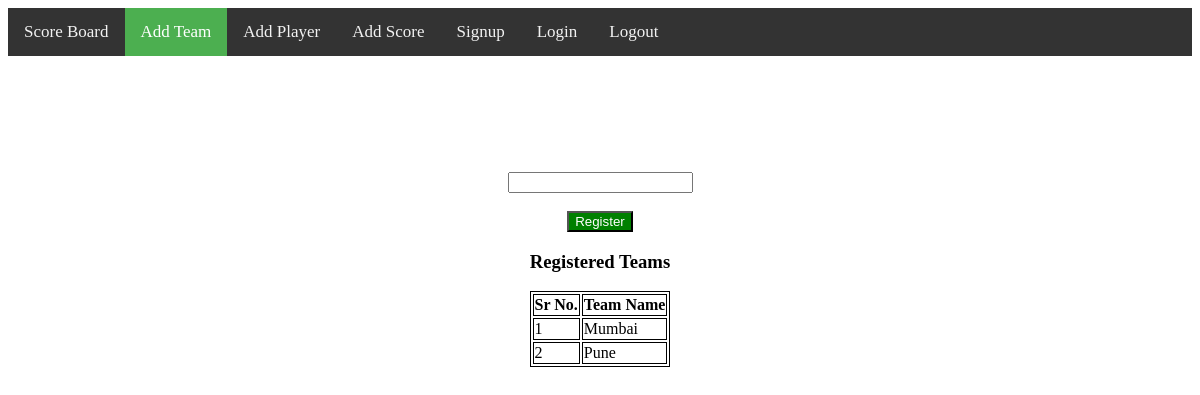
Page /addteam/ (signed in) on the earlier database version.
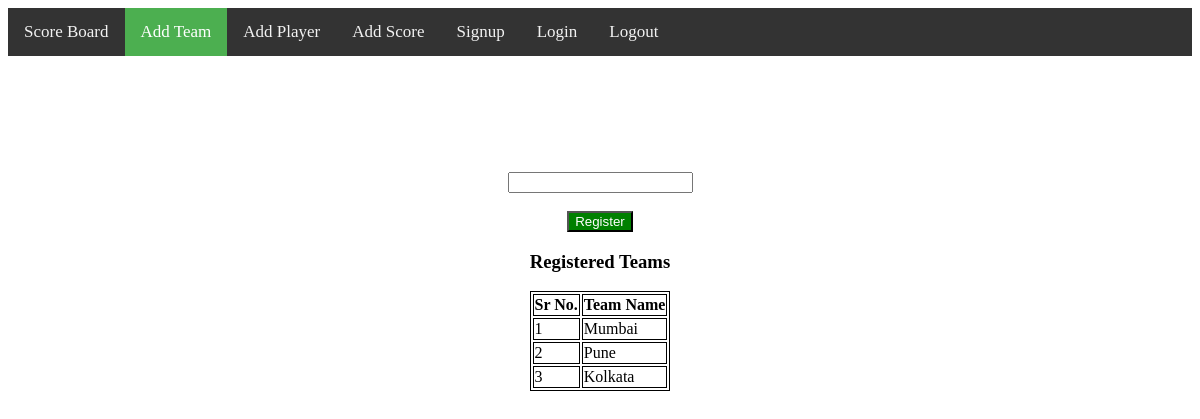
Same page on the later database version.
### scoreboard/models.py (models this page shows, shortened)
class Team(models.Model):
    team_name=models.CharField(max_length=10,blank=False,null=False)

### scoreboard/views.py (the view)
# urls.py: path('addteam/',views.addteam),
def addteam(request):
    if request.session.has_key('is_logged'):
        tdata=Team.objects.all()
        if request.method == 'POST':
            team_name = request.POST['team_name']
            t=Team.objects.create(team_name=team_name)
            t.save()
        return render(request, 'addteam.html',{'tdata':tdata})
    return redirect('/login/')

### scoreboard/templates/addteam.html (shortened to what this page needs)
<!DOCTYPE html>
<html lang="en">
{% load static %}
<head>
    <link rel="stylesheet" type="text/css" href="{% static 'style.css' %}">
</head>
<body>
<center><div class="topnav">
	    <a  href="/">Score Board</a>
        <a class="active" href= "/addteam/" >Add Team </a>
        <a href= "/addplayer/" >Add Player</a>
	    <a href= "/addscore/" >Add Score</a>
        <a href= "/signup/" >Signup</a>
	    <a href= "/login/" >Login</a>        <a href= "/logout/" >Logout</a>
</div><center>
<center>
<div class="grid-container2">
      <div class="grid-item">
              <div>
<h1><center>Register Your Team </center></h1>
        <center><form action="/addteam/" method="POST">
            <label for="team_name" style="color:white">Team Name:</label><br><br>
            <input type="text" id="team_name" name="team_name" required><br><br>
            <button type="submit" style="background:green;color:white">Register</button>
        </form></center>
</div>
      <h3>Registered Teams</h3>
<table>
    <thead>
    <tr>
        <th>Sr No.</th>
        <th>Team Name</th>
    </tr>
    </thead>
    <tbody>
                        {% for t in tdata %}
    <tr>
        <td>{{forloop.counter}}</td>
        <td>{{t.team_name}}</td>
    </tr>
    {% endfor %}
    </tbody>
</table></div>
</div></center>
</body>
</html>

### scoreboard/static/style.css (style rules this page uses)
.topnav { background-color: #333; overflow: hidden; }
.topnav a { float: left; color: #f2f2f2; text-align: center; padding: 14px 16px; text-decoration: none; font-size: 17px; }
.topnav a.active { background-color: #4CAF50; color: white; }
body { background: url('https://images.wallpaperscraft.com/image/archery_target_focus_target_106920_1366x768.jpg'); background-repeat: no-repeat; background-size: cover; }
table, th, td { border: 1px solid black; background:white; }
.grid-container2 { display: grid; grid-template-columns: auto ; justify-content:space-evenly; }
h1 { color:white; }

Differences in the rows shown:
added Team: team_name "Kolkata"
